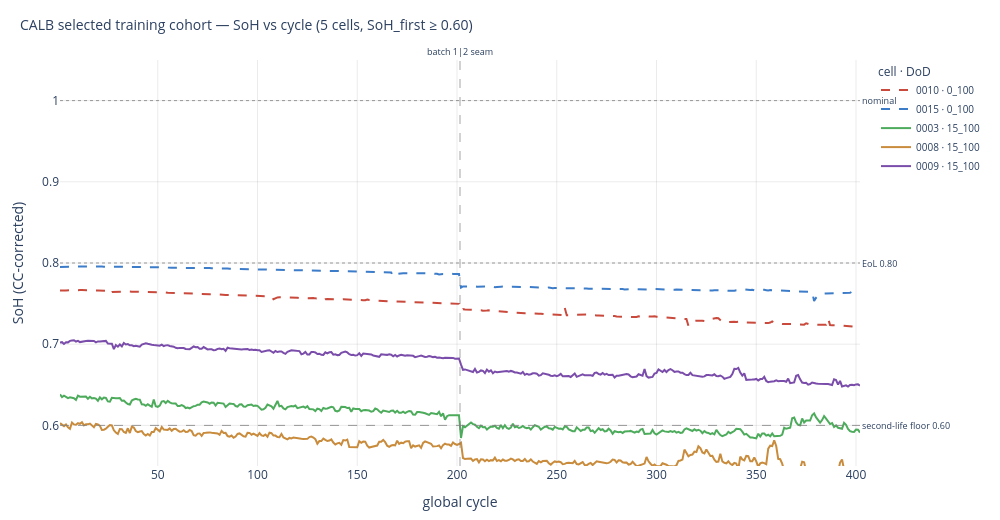

The notebook cell this image was saved under:
### Markdown cell above
## CALB — selected training cohort (5 cells)

Cells cycled at **DoD ∈ {0_100, 15_100}**, excluding **0005, 0019, 0020, 0030**, AND with **SoH_first ≥ 0.60** (the second-life floor).

- DoD **0_100** (2 cells): 0010, 0015
- DoD **15_100** (3 cells): 0003, 0008, 0009

Plotly interactive figure — hover on any trace for cell ID / DoD / cycle / SoH.

Reference lines: nominal (1.00, dotted), EoL (0.80, dotted), second-life floor (0.60, dashed). Vertical dashed line at global_cycle 201 marks the batch-1 to batch-2 seam.

### Code cell
import plotly.graph_objects as go

CALB_SELECTED = {
    '0_100':  ['0010', '0015'],
    '15_100': ['0003', '0008', '0009'],
}

# Consistent per-cell colours; DoD grouping conveyed by line style
palette = ['#c94a3c', '#3c7cc9', '#4dab5c', '#c98b3c', '#7a4dab']
dash_by_dod = {'0_100': 'dash', '15_100': 'solid'}

fig = go.Figure()
color_idx = 0
for dod, cells in CALB_SELECTED.items():
    for cid in cells:
        df = traces['CALB'][cid]
        fig.add_trace(go.Scatter(
            x=df['cycle'], y=df['soh'],
            mode='lines',
            name=f'{cid} · {dod}',
            line=dict(color=palette[color_idx % len(palette)],
                      width=2.0, dash=dash_by_dod[dod]),
            hovertemplate=(
                f'<b>cell {cid}</b><br>'
                f'DoD {dod}<br>'
                'cycle %{x}<br>SoH %{y:.3f}<extra></extra>'
            ),
        ))
        color_idx += 1

for y, label, dash in [(1.00, 'nominal', 'dot'),
                        (0.80, 'EoL 0.80', 'dot'),
                        (0.60, 'second-life floor 0.60', 'dash')]:
    fig.add_hline(y=y, line=dict(color='grey', width=0.8, dash=dash),
                  annotation_text=label, annotation_position='right',
                  annotation_font_size=9)

fig.add_vline(x=201.5, line=dict(color='grey', width=0.7, dash='dash'),
              annotation_text='batch 1|2 seam',
              annotation_position='top', annotation_font_size=9)

fig.update_layout(
    title=dict(text='CALB selected training cohort — SoH vs cycle (5 cells, SoH_first ≥ 0.60)',
                x=0.02, xanchor='left', font_size=14),
    xaxis=dict(title='global cycle', gridcolor='rgba(0,0,0,0.08)'),
    yaxis=dict(title='SoH (CC-corrected)', range=[0.55, 1.05],
                gridcolor='rgba(0,0,0,0.08)'),
    legend=dict(orientation='v', x=1.02, y=1.0,
                 title='cell · DoD', font_size=10),
    plot_bgcolor='white',
    width=1000, height=520,
    margin=dict(l=60, r=140, t=60, b=50),
)
fig.show()

### Figure 1 — Plotly figure (JSON) as saved in the notebook; plotly's stock layout.template omitted (floating-point values rounded to 4 significant figures; data arrays with more than 128 entries replaced by an {"elided": "..."} marker saying what was removed)
{"data": [{"hovertemplate": "<b>cell 0010</b><br>DoD 0_100<br>cycle %{x}<br>SoH %{y:.3f}<extra></extra>", "line": {"color": "#c94a3c", "dash": "dash", "width": 2.0}, "mode": "lines", "name": "0010 · 0_100", "type": "scatter", "x": {"elided": "401 int values"}, "y": {"elided": "401 float values"}}, {"hovertemplate": "<b>cell 0015</b><br>DoD 0_100<br>cycle %{x}<br>SoH %{y:.3f}<extra></extra>", "line": {"color": "#3c7cc9", "dash": "dash", "width": 2.0}, "mode": "lines", "name": "0015 · 0_100", "type": "scatter", "x": {"elided": "402 int values"}, "y": {"elided": "402 float values"}}, {"hovertemplate": "<b>cell 0003</b><br>DoD 15_100<br>cycle %{x}<br>SoH %{y:.3f}<extra></extra>", "line": {"color": "#4dab5c", "dash": "solid", "width": 2.0}, "mode": "lines", "name": "0003 · 15_100", "type": "scatter", "x": {"elided": "402 int values"}, "y": {"elided": "402 float values"}}, {"hovertemplate": "<b>cell 0008</b><br>DoD 15_100<br>cycle %{x}<br>SoH %{y:.3f}<extra></extra>", "line": {"color": "#c98b3c", "dash": "solid", "width": 2.0}, "mode": "lines", "name": "0008 · 15_100", "type": "scatter", "x": {"elided": "402 int values"}, "y": {"elided": "402 float values"}}, {"hovertemplate": "<b>cell 0009</b><br>DoD 15_100<br>cycle %{x}<br>SoH %{y:.3f}<extra></extra>", "line": {"color": "#7a4dab", "dash": "solid", "width": 2.0}, "mode": "lines", "name": "0009 · 15_100", "type": "scatter", "x": {"elided": "402 int values"}, "y": {"elided": "402 float values"}}], "layout": {"annotations": [{"font": {"size": 9}, "showarrow": false, "text": "nominal", "x": 1, "xanchor": "left", "xref": "x domain", "y": 1.0, "yanchor": "middle", "yref": "y"}, {"font": {"size": 9}, "showarrow": false, "text": "EoL 0.80", "x": 1, "xanchor": "left", "xref": "x domain", "y": 0.8, "yanchor": "middle", "yref": "y"}, {"font": {"size": 9}, "showarrow": false, "text": "second-life floor 0.60", "x": 1, "xanchor": "left", "xref": "x domain", "y": 0.6, "yanchor": "middle", "yref": "y"}, {"font": {"size": 9}, "showarrow": false, "text": "batch 1|2 seam", "x": 201.5, "xanchor": "center", "xref": "x", "y": 1, "yanchor": "bottom", "yref": "y domain"}], "height": 520, "legend": {"font": {"size": 10}, "orientation": "v", "title": {"text": "cell · DoD"}, "x": 1.02, "y": 1.0}, "margin": {"b": 50, "l": 60, "r": 140, "t": 60}, "plot_bgcolor": "white", "shapes": [{"line": {"color": "grey", "dash": "dot", "width": 0.8}, "type": "line", "x0": 0, "x1": 1, "xref": "x domain", "y0": 1.0, "y1": 1.0, "yref": "y"}, {"line": {"color": "grey", "dash": "dot", "width": 0.8}, "type": "line", "x0": 0, "x1": 1, "xref": "x domain", "y0": 0.8, "y1": 0.8, "yref": "y"}, {"line": {"color": "grey", "dash": "dash", "width": 0.8}, "type": "line", "x0": 0, "x1": 1, "xref": "x domain", "y0": 0.6, "y1": 0.6, "yref": "y"}, {"line": {"color": "grey", "dash": "dash", "width": 0.7}, "type": "line", "x0": 201.5, "x1": 201.5, "xref": "x", "y0": 0, "y1": 1, "yref": "y domain"}], "title": {"font": {"size": 14}, "text": "CALB selected training cohort — SoH vs cycle (5 cells, SoH_first ≥ 0.60)", "x": 0.02, "xanchor": "left"}, "width": 1000, "xaxis": {"gridcolor": "rgba(0,0,0,0.08)", "title": {"text": "global cycle"}}, "yaxis": {"gridcolor": "rgba(0,0,0,0.08)", "range": [0.55, 1.05], "title": {"text": "SoH (CC-corrected)"}}}}
